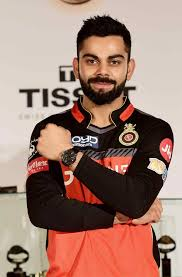
#> input picture Vk.jpg, 182 x 277 px, found by its file name
$ jupyter execute --allow-errors face_eye_dt.ipynb   (text cells are left out)
#> lines starting #> are read from the running program, lines starting #| are printed output that depends on the picture; after the words box and inside, x2 and y2 are one past the last pixel; in counts of white or black regions, pixels touching at a corner belong together; pictures that were not available may be replaced by others from this repository, and a replacement may not be noted
[cell 1]
#Reading the data
import cv2 #(OpenCV)
import numpy as np
import dlib

[cell 2]
#Using HAAR Cascade Classifier
face_cf = cv2.CascadeClassifier('C:\\Computer_vision\\opencv\\data\\haarcascades\\haarcascade_frontalface_default.xml')

#Load the image
img = cv2.imread('C:\\Computer_vision\\Vk.jpg')
#> img is the input picture: shape (277, 182, 3); mean B, G, R 114.7, 127, 160
gray = cv2.cvtColor(img,cv2.COLOR_BGR2GRAY)
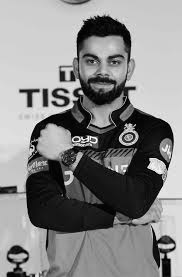
#> gray: shape (277, 182); min 0, max 255, mean 135.5

faces = face_cf.detectMultiScale(gray,1.3,5)
#> faces = [[73, 37, 62, 62]]
print(type(faces))
#| <class 'numpy.ndarray'>

if faces is ():
  print("No faces found in the given image.")

for x,y,w,h in faces:
  cv2.rectangle(img,(x,y),(x+w,y+h),(112,0,0),2)
  cv2.imshow('Face Detection',img) #--- This line of code is depreciated in google colab as it's facing issues crashing the jupyter Notebook
#   cv2_imshow(img)
  cv2.waitKey(0)
#> this loop made 1 pass
#> pass 1, `cv2.imshow('Face Detection',img) #--- This line of code is depreciated..`:
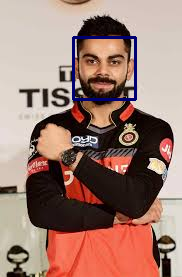
#> window 'Face Detection': shape (277, 182, 3); mean B, G, R 114.6, 125.2, 157.8

cv2.destroyAllWindows()

[cell 3]
#Using HAAR Cascade Classifier
face_cf = cv2.CascadeClassifier('C:\\Computer_vision\\opencv\\data\\haarcascades\\haarcascade_frontalface_default.xml')

eye_cf = cv2.CascadeClassifier('C:\\Computer_vision\\opencv\\data\\haarcascades\\haarcascade_eye.xml')

#Load the image
img = cv2.imread('C:\\Computer_vision\\Vk.jpg')
gray = cv2.cvtColor(img,cv2.COLOR_BGR2GRAY)

faces = face_cf.detectMultiScale(gray,1.3,5)

if faces is ():
  print("No faces found in the given image.")

for x,y,w,h in faces:
  cv2.rectangle(img,(x,y),(x+w,y+h),(112,0,0),2)
  cv2.imshow('Face Detection',img) #--- This line of code is depreciated in google colab as it's facing issues crashing the jupyter Notebook
  # cv2_imshow(img)
  # cv2.waitKey(1500)
  roi_gray = gray[y:y+h,x:x+w]
  roi_color = img[y:y+h,x:x+w]

  eyes = eye_cf.detectMultiScale(roi_gray,1.1,3)
  #Eye capturing
  for (ex,ey,ew,eh) in eyes:
    cv2.rectangle(roi_color,(ex,ey),(ex+ew,ey+eh),(0,180,0),2)
    cv2.imshow('Face and eye',img)
    # cv2_imshow(img)
    cv2.waitKey(0)
#> this loop made 1 pass
#> (x, y, w, h, eyes) on pass 1: (73, 37, 62, 62, [[8, 13, 21, 21], [31, 11, 22, 22]])
#> pass 1, `roi_gray = gray[y:y+h,x:x+w]`:
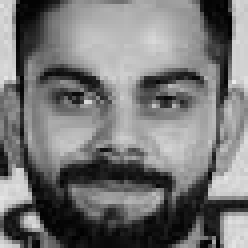
#> roi_gray: shape (62, 62) (shown 4 times larger); min 1, max 237, mean 118.1
#> pass 1, `roi_color = img[y:y+h,x:x+w]`:
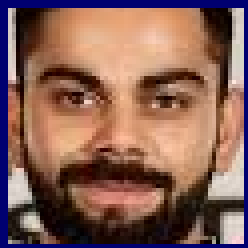
#> roi_color: shape (62, 62, 3) (shown 4 times larger); mean B, G, R 86.5, 96.8, 134.8
#> pass 1, `cv2.imshow('Face and eye',img)`:
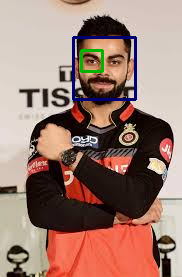
#> window 'Face and eye': shape (277, 182, 3); mean B, G, R 114.1, 125.3, 156.8
#> pass 1, `cv2.imshow('Face and eye',img)`:
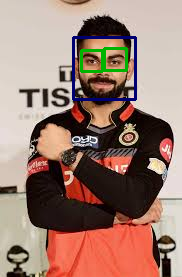
#> window 'Face and eye': shape (277, 182, 3); mean B, G, R 113.5, 125.5, 155.8
#> after the loop:
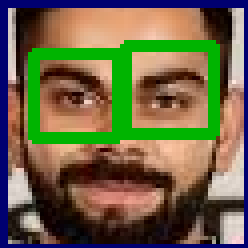
#> roi_color: shape (62, 62, 3) (shown 4 times larger); 12.67% of pixels changed, all inside (x1, y1, x2, y2) = (7, 10, 55, 36)

cv2.destroyAllWindows()

[cell 4]
def face_eye_dt(gray,img):
  faces = face_cf.detectMultiScale(gray,1.3,5)
  for (x,y,w,h) in faces:
    cv2.rectangle(img,(x,y),(x+w,y+h),(118,0,0),2)
    roi_gray = gray[y:y+h,x:x+w]
    roi_img = img[y:y+h,x:x+w]

    eyes = eye_cf.detectMultiScale(roi_gray,1.1,3)
    for (ex,ey,ew,eh) in eyes:
      cv2.rectangle(roi_img,(ex,ey),(ex+ew,ey+eh),(0,255,0),2)
    return img

[cell 5]
#Video initialization
video_cpt = cv2.VideoCapture(0) # 0 --> To user inbuilt webcam, 1 --> To use external webcam

while True:
  ret,frame = video_cpt.read()
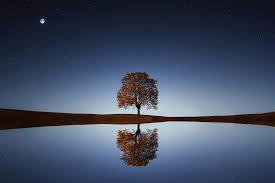
#> input picture pic.jpg, 275 x 183 px, given in place of the camera
#> frame is the input picture: shape (183, 275, 3); mean B, G, R 98.6, 76.7, 65.5
  #If frame is read correctly ret is True
  if ret is not True:
    print("Can't read the frame, Exiting...")
    break
  gray = cv2.cvtColor(frame,cv2.COLOR_BGR2GRAY)
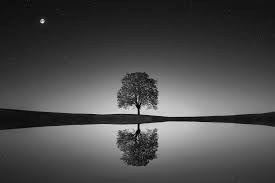
#> gray: shape (183, 275); min 0, max 235, mean 75.9
  live_vd = face_eye_dt(gray,frame)
#> in face_eye_dt, `faces = face_cf.detectMultiScale(gray,1.3,5)`: faces = ()
  cv2.imshow('Video',live_vd)
  if cv2.waitKey(0) or ord('q'):
#> (key q is pressed here)
#> `roi = frame[269:795,537:1416]`: roi = empty array
    break

video_cpt.release()
cv2.destroyAllWindows()

[cell 6]
cap = cv2.VideoCapture('eye_motion_tracking\eye_recording.flv')

#> (the rest of this cell did not finish here and is left out)
